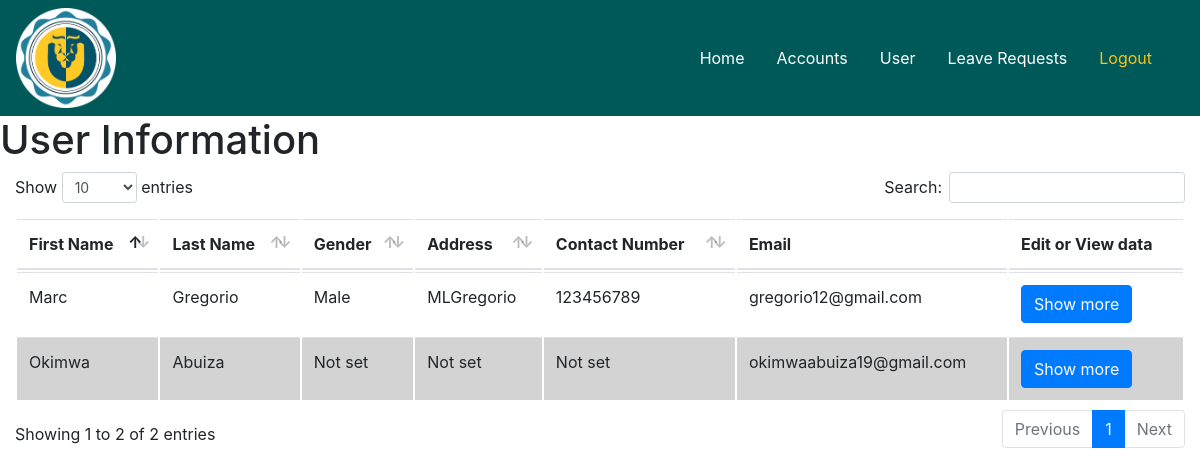
The app's page /admin/user_information.php, older data.
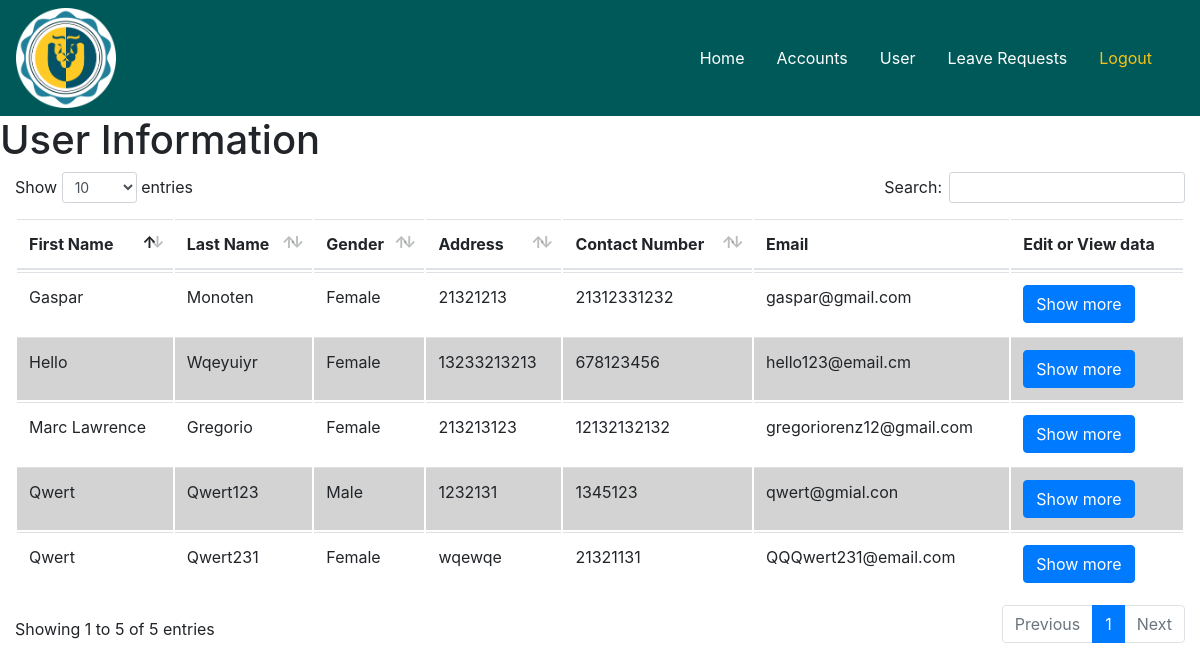
The same page, newer data.
### tables this page shows
CREATE TABLE `user_info` (
  `user_id` int(11) NOT NULL,
  `prof_image` mediumblob,
  `first_name` varchar(45) DEFAULT NULL,
  `middle_name` varchar(45) DEFAULT NULL,
  `last_name` varchar(45) DEFAULT NULL,
  `birth_date` date DEFAULT NULL,
  `birth_place` varchar(45) DEFAULT NULL,
  `contact_number` varchar(45) DEFAULT NULL,
  `gender` enum('m','f') DEFAULT NULL,
  `height` varchar(45) DEFAULT NULL,
  `weight` int(3) DEFAULT NULL,
  `blood_type` enum('o','a','b','ab') DEFAULT NULL,
  `residential_address` varchar(45) DEFAULT NULL,
  `residential_zip` int(4) DEFAULT NULL,
  `residential_tel_no` varchar(45) DEFAULT NULL,
  `permanent_address` varchar(45) DEFAULT NULL,
  `permanent_zip` int(4) DEFAULT NULL,
  `permanent_tel_no` varchar(45) DEFAULT NULL,
  `citizenship` varchar(45) DEFAULT NULL,
  `religion` varchar(45) DEFAULT NULL,
  `civil_status` varchar(45) DEFAULT NULL,
  `sss_no` int(11) DEFAULT NULL,
  `tin` int(11) DEFAULT NULL,
  `philhealth_no` int(11) DEFAULT NULL,
  `pagibig_id_no` int(11) DEFAULT NULL,
  PRIMARY KEY (`user_id`),
  UNIQUE KEY `user_id_UNIQUE` (`user_id`),
  CONSTRAINT `user_id` FOREIGN KEY (`user_id`) REFERENCES `user` (`user_id`) ON DELETE CASCADE ON UPDATE CASCADE
);

CREATE TABLE `user` (
  `username` varchar(45) NOT NULL,
  `user_id` int(11) NOT NULL AUTO_INCREMENT,
  `email` varchar(45) NOT NULL,
  `password` varchar(255) NOT NULL,
  `date_registered` date NOT NULL,
  `status` enum('enabled','disabled') DEFAULT 'enabled',
  `type` enum('admin','user') DEFAULT 'user',
  PRIMARY KEY (`username`),
  UNIQUE KEY `user_id_UNIQUE` (`user_id`),
  UNIQUE KEY `username_UNIQUE` (`username`)
);

### admin/table_information.php (the view, shortened to what this page needs)
<!DOCTYPE html>
<html>
<head>
</head>
<body style="background-color:white !important;";>
	<table class="table" id="table">
  		<thead>
    		<tr>
        		<th>First Name</th>
        		<th>Last Name</th>
        		<th>Gender</th>
        		<th>Address</th>
        		<th>Contact Number</th>
        		<th>Email</th>
        		<th>Edit or View data</th>
    		</tr>
  		</thead>
		<?php
			$sql = "select * from user_info natural join user where type='user';";
			$result = $connect->query($sql);
			if($result-> num_rows > 0){
    			while($row = $result->fetch_assoc()){
        			if($row["gender"] === "m"){
            			$gender = "Male";
        			}else if($row["gender"] === "f"){
            			$gender = "Female";
        			}else{
						$gender = "Not set";
					}
					if(!isset($row["residential_address"])){
						$address = "Not set";
					}else{
						$address = $row["residential_address"];
					}
					if(!isset($row["contact_number"])){
						$contact = "Not set";
					}else{
						$contact = $row["contact_number"];
					}
        	$show = "
        			<input name='show' value='show' style='display: none;'>
        			<a href='view_information.php?user_id=".$row['user_id']."& fname=".$row['first_name']."& mname=".$row['middle_name'] ."& lname=" .$row['last_name'] ."' class='show btn btn-primary'>Show more</a>";
        	echo "
					<tr>
						<td>" . ucwords($row['first_name']) . "</td>
						<td>" . ucwords($row['last_name']) . "</td>
						<td>" . $gender . "</td>
						<td>" . $address . "</td>
						<td>" . $contact . "</td>
						<td>" . $row['email'] . "</td>
						<td>" . $show ."</td>
					</tr>";
    }
}
?>
</table>
</body>
</html>

### admin/user_information.php (shortened to what this page needs)
<?php
  include 'header.php';
 ?>
<!DOCTYPE html>
<html>
    <head>
        <?php
           include 'include.php';
        ?>
    </head>
    <body>
          <h1>User Information</h1>
          <div id="content">
          <?php
          include 'table_information.php';
           ?>
         </div>
    </body>
</html>

Row changes from the older to the newer data that the page shows:
removed user_info: first_name "Marc", last_name "Gregorio", gender "Male", residential_address "MLGregorio", contact_number "123456789", user.email "gregorio12@gmail.com"
removed user_info: first_name "Okimwa", last_name "Abuiza", gender "Not set", residential_address "Not set", contact_number "Not set", user.email "okimwaabuiza19@gmail.com"
added user_info: first_name "Gaspar", last_name "Monoten", gender "Female", residential_address "21321213", contact_number "21312331232", user.email "gaspar@gmail.com"
now on this page (row unchanged): user_info: first_name "Hello", last_name "Wqeyuiyr", gender "Female", residential_address "13233213213", contact_number "678123456", user.email "hello123@email.cm"
added user_info: first_name "Marc Lawrence", last_name "Gregorio", gender "Female", residential_address "213213123", contact_number "12132132132", user.email "gregoriorenz12@gmail.com"
added user_info: first_name "Qwert", last_name "Qwert123", gender "Male", residential_address "1232131", contact_number "1345123", user.email "qwert@gmial.con"
added user_info: first_name "Qwert", last_name "Qwert231", gender "Female", residential_address "wqewqe", contact_number "21321131", user.email "QQQwert231@email.com"
Text that changed along with them:
text written by a page script: "Show entries Search: Showing 1 to 2 of 2 entries Previous 1 Next" → "Show entries Search: Showing 1 to 5 of 5 entries Previous 1 Next"
